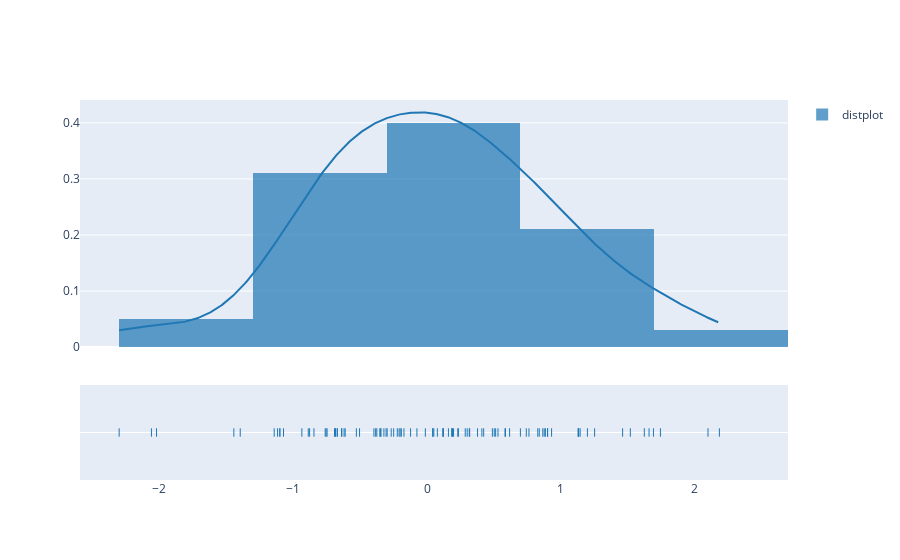

Notebook code cell kept with this figure:
### Markdown cell above
To Create a distplots in plotly python, we can either use the px.histogram function from plotly express or use the create_distplot from the plotly figure_factory.

### Code cell
import plotly.figure_factory as ff
import numpy as np
np.random.seed(1)
x=np.random.randn(100)
hist_data =[x]
labels=['distplot']
figure=ff.create_distplot(hist_data,labels)
figure.show()

### Figure 1 — Plotly figure (JSON) as saved in the notebook; plotly's stock layout.template omitted (floating-point values rounded to 4 significant figures; data arrays with more than 128 entries replaced by an {"elided": "..."} marker saying what was removed)
{"data": [{"histnorm": "probability density", "legendgroup": "distplot", "marker": {"color": "rgb(31, 119, 180)"}, "name": "distplot", "opacity": 0.7, "type": "histogram", "x": [1.624, -0.6118, -0.5282, -1.073, 0.8654, -2.302, 1.745, -0.7612, 0.319, -0.2494, 1.462, -2.06, -0.3224, -0.3841, 1.134, -1.1, -0.1724, -0.8779, 0.04221, 0.5828, -1.101, 1.145, 0.9016, 0.5025, 0.9009, -0.6837, -0.1229, -0.9358, -0.2679, 0.5304, -0.6917, -0.3968, -0.6872, -0.8452, -0.6712, -0.01266, -1.117, 0.2344, 1.66, 0.742, -0.1918, -0.8876, -0.7472, 1.692, 0.05081, -0.637, 0.1909, 2.1, 0.1202, 0.6172, 0.3002, -0.3522, -1.143, -0.3493, -0.2089, 0.5866, 0.839, 0.9311, 0.2856, 0.8851, -0.7544, 1.253, 0.5129, -0.2981, 0.4885, -0.07557, 1.132, 1.52, 2.186, -1.396, -1.444, -0.5045, 0.16, 0.8762, 0.3156, -2.022, -0.3062, 0.828, 0.2301, 0.762, -0.2223, -0.2008, 0.1866, 0.4101, 0.1983, 0.119, -0.6707, 0.3776, 0.1218, 1.129, 1.199, 0.1852, -0.3753, -0.6387, 0.4235, 0.07734, -0.3439, 0.0436, -0.62, 0.698], "xaxis": "x", "xbins": {"end": 2.186, "size": 1, "start": -2.302}, "yaxis": "y"}, {"legendgroup": "distplot", "marker": {"color": "rgb(31, 119, 180)"}, "mode": "lines", "name": "distplot", "showlegend": false, "type": "scatter", "x": {"elided": "500 float values"}, "xaxis": "x", "y": {"elided": "500 float values"}, "yaxis": "y"}, {"legendgroup": "distplot", "marker": {"color": "rgb(31, 119, 180)", "symbol": "line-ns-open"}, "mode": "markers", "name": "distplot", "showlegend": false, "type": "scatter", "x": [1.624, -0.6118, -0.5282, -1.073, 0.8654, -2.302, 1.745, -0.7612, 0.319, -0.2494, 1.462, -2.06, -0.3224, -0.3841, 1.134, -1.1, -0.1724, -0.8779, 0.04221, 0.5828, -1.101, 1.145, 0.9016, 0.5025, 0.9009, -0.6837, -0.1229, -0.9358, -0.2679, 0.5304, -0.6917, -0.3968, -0.6872, -0.8452, -0.6712, -0.01266, -1.117, 0.2344, 1.66, 0.742, -0.1918, -0.8876, -0.7472, 1.692, 0.05081, -0.637, 0.1909, 2.1, 0.1202, 0.6172, 0.3002, -0.3522, -1.143, -0.3493, -0.2089, 0.5866, 0.839, 0.9311, 0.2856, 0.8851, -0.7544, 1.253, 0.5129, -0.2981, 0.4885, -0.07557, 1.132, 1.52, 2.186, -1.396, -1.444, -0.5045, 0.16, 0.8762, 0.3156, -2.022, -0.3062, 0.828, 0.2301, 0.762, -0.2223, -0.2008, 0.1866, 0.4101, 0.1983, 0.119, -0.6707, 0.3776, 0.1218, 1.129, 1.199, 0.1852, -0.3753, -0.6387, 0.4235, 0.07734, -0.3439, 0.0436, -0.62, 0.698], "xaxis": "x", "y": ["distplot", "distplot", "distplot", "distplot", "distplot", "distplot", "distplot", "distplot", "distplot", "distplot", "distplot", "distplot", "distplot", "distplot", "distplot", "distplot", "distplot", "distplot", "distplot", "distplot", "distplot", "distplot", "distplot", "distplot", "distplot", "distplot", "distplot", "distplot", "distplot", "distplot", "distplot", "distplot", "distplot", "distplot", "distplot", "distplot", "distplot", "distplot", "distplot", "distplot", "distplot", "distplot", "distplot", "distplot", "distplot", "distplot", "distplot", "distplot", "distplot", "distplot", "distplot", "distplot", "distplot", "distplot", "distplot", "distplot", "distplot", "distplot", "distplot", "distplot", "distplot", "distplot", "distplot", "distplot", "distplot", "distplot", "distplot", "distplot", "distplot", "distplot", "distplot", "distplot", "distplot", "distplot", "distplot", "distplot", "distplot", "distplot", "distplot", "distplot", "distplot", "distplot", "distplot", "distplot", "distplot", "distplot", "distplot", "distplot", "distplot", "distplot", "distplot", "distplot", "distplot", "distplot", "distplot", "distplot", "distplot", "distplot", "distplot", "distplot"], "yaxis": "y2"}], "layout": {"autosize": true, "barmode": "overlay", "hovermode": "closest", "legend": {"traceorder": "reversed"}, "xaxis": {"anchor": "y2", "autorange": true, "domain": [0, 1], "range": [-2.6, 2.698], "type": "linear", "zeroline": false}, "yaxis": {"anchor": "free", "autorange": true, "domain": [0.35, 1], "position": 0, "range": [0, 0.4408], "type": "linear"}, "yaxis2": {"anchor": "x", "autorange": true, "domain": [0, 0.25], "dtick": 1, "range": [-1, 1], "showticklabels": false, "type": "category"}}}
